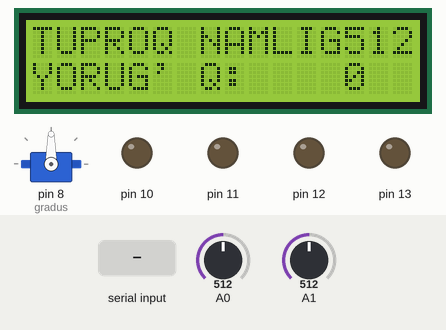
A sketch run on a simulated Arduino Uno, built with avr-gcc and run on an emulated ATmega328P. On the bench: 16×2 character LCD, servo, output pins drawn as LEDs (lit = HIGH). Inputs (shaded band) come from the test bench; at power-on: A0 = 512, A1 = 512. Pins used as bus, display or sensor lines are not drawn; what the sketch prints to the serial monitor is not drawn.

Above: at 1.2 s.
1.3 s: "90,45\n" received over Serial
At 5.4 s:
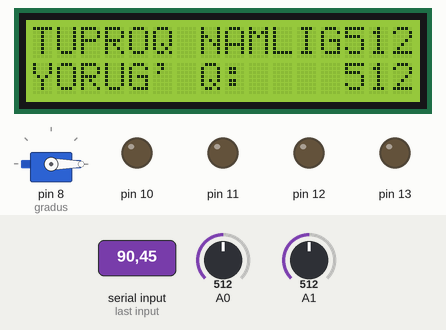
5.5 s: "2\n" received over Serial
At 9.4 s:
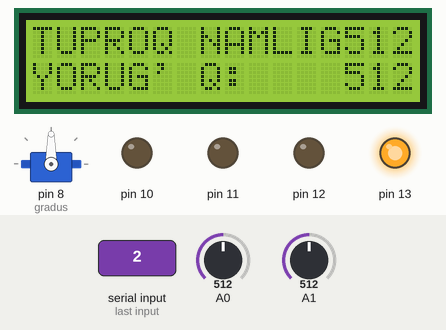
9.7 s: "30,150\n" received over Serial
At 13.8 s:
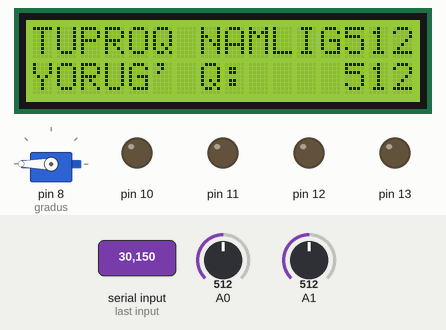
13.9 s: A0 set to 716
At 15.9 s:
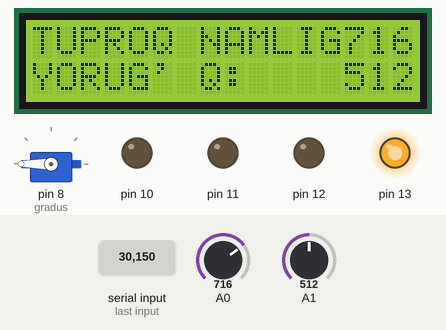
17.6 s: A1 set to 306
At 19.3 s:
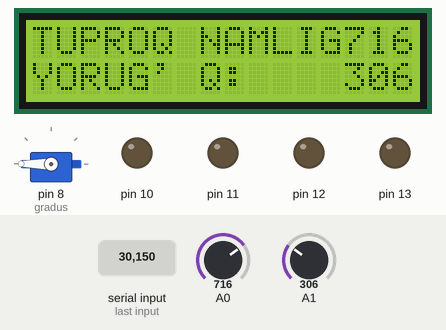
20.1 s: A0 set to 900
At 20.8 s:
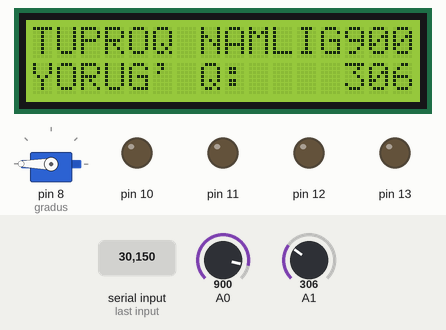
Timing chart, 0 to 22.6 s (numbered marks = the images above; inputs shaded):
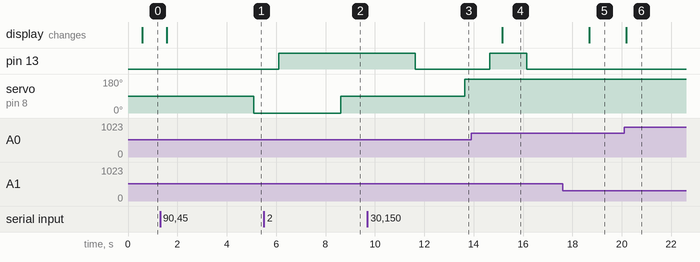

Measured:
- after the input at 1.3 s, servo on pin 8 (gradus): 90° → 0° after 3.8 s
- after the input at 5.5 s, servo on pin 8 (gradus): 0° → 90° after 3.1 s
- after the input at 9.7 s, pin 13: HIGH → LOW after 1.9 s; servo on pin 8 (gradus): 90° → 180° after 3.9 s
- after the input at 13.9 s, the display: changes after 1.3 s (image 4)
- after the input at 17.6 s, the display: changes after 1.1 s (image 5)
- after the input at 20.1 s, the display: changes after 0.09 s (image 6)

The sketch:

Smart_Agriculture.ino
```cpp
#include <LiquidCrystal.h>
LiquidCrystal lcd(8, 9, 4, 5, 6, 7);
#include <AFMotor.h>
#include <Servo.h>
Servo gradus;
int a;
int b;
int c;
void setup() {
  lcd.begin(16,2);
  lcd.setCursor (0,0);
  lcd.print("  16x2 LCD");
  lcd.setCursor (0,1);
  lcd.print("  display");
  Serial.begin(9600);
  pinMode(13,OUTPUT);
  gradus.attach(8);
  pinMode(9,OUTPUT);
   pinMode(10,OUTPUT);
    pinMode(11,OUTPUT);
     pinMode(12,OUTPUT);

}

void loop(){
  a = analogRead(A0); Serial.println(a);Serial.println("TUPROQ NAMLIGI: ");
  lcd.setCursor(0,0);lcd.print("TUPROQ NAMLIGI: ");
  lcd.setCursor(13,0);lcd.print(a);delay(500);
  lcd.setCursor(0,1);lcd.print("YORUG' Q: ");
  lcd.setCursor(13,1);lcd.print(b);delay(500);
  b = analogRead(A1); Serial.println(b);Serial.println("YORUG' Q: ");
  if(Serial.available()>0){c=Serial.read()-48; Serial.println(c);}
  if(c==3){digitalWrite(9,1);digitalWrite(10,0);}
   if(c==4){gradus.write(0);}
  if(c==2){gradus.write(90);}
   if(c==1){gradus.write(180);}
  if(c==0){digitalWrite(9,0);digitalWrite(10,0);digitalWrite(11,0);digitalWrite(12,0);digitalWrite(13,0);}
 if(c==6){digitalWrite(11,1);digitalWrite(12,0);}
 if(c==5){digitalWrite(13,1);lcd.setCursor(0,0);lcd.print("TUPROQ NAMLIGI: ");
  lcd.setCursor(13,0);lcd.print(a);delay(500);}

}
```
